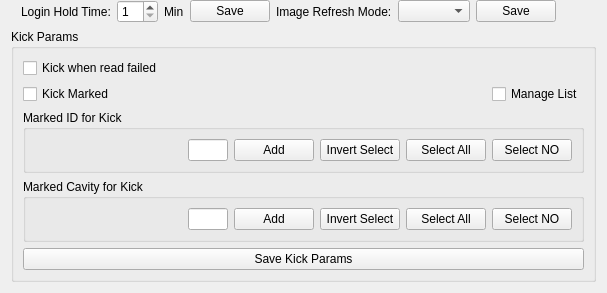
          <widget class="DHBaseWidget" name="widget_LoginHoldTime" native="true">
           <property name="sizePolicy">
            <sizepolicy hsizetype="Minimum" vsizetype="Preferred">
             <horstretch>0</horstretch>
             <verstretch>0</verstretch>
            </sizepolicy>
           </property>
           <layout class="QVBoxLayout" name="verticalLayout_13">
            <property name="topMargin">
             <number>0</number>
            </property>
            <item>
             <layout class="QVBoxLayout" name="namelayout_LoginHoldTime"/>
            </item>
            <item>
             <layout class="QHBoxLayout" name="horizontalLayout_18">
              <property name="leftMargin">
               <number>10</number>
              </property>
              <item>
               <widget class="QLabel" name="label_LoginHoldTime">
                <property name="text">
                 <string>Login Hold Time:</string>
                </property>
               </widget>
              </item>
              <item>
               <widget class="QSpinBox" name="spinBox_LoginHoldTime">
                <property name="minimum">
                 <number>1</number>
                </property>
                <property name="value">
                 <number>1</number>
                </property>
               </widget>
              </item>
              <item>
               <widget class="QLabel" name="label_minute_3">
                <property name="text">
                 <string>Min</string>
                </property>
               </widget>
              </item>
              <item>
               <widget class="QPushButton" name="btnSaveLoginHoldTime">
                <property name="text">
                 <string>Save</string>
                </property>
               </widget>
              </item>
              <item>
               <widget class="QLabel" name="label_LoginHoldTime_2">
                <property name="text">
                 <string>Image Refresh Mode:</string>
                </property>
               </widget>
              </item>
              <item>
               <widget class="QComboBox" name="comboBox"/>
              </item>
              <item>
               <widget class="QPushButton" name="pushButton_2">
                <property name="text">
                 <string>Save</string>
                </property>
               </widget>
              </item>
              <item>
               <spacer name="horizontalSpacer_11">
                <property name="orientation">
                 <enum>Qt::Horizontal</enum>
                </property>
                <property name="sizeHint" stdset="0">
                 <size>
                  <width>40</width>
                  <height>20</height>
                 </size>
                </property>
               </spacer>
              </item>
             </layout>
            </item>
            <item>
             <widget class="QGroupBox" name="gbxKickParams">
              <property name="title">
               <string>Kick Params</string>
              </property>
              <layout class="QVBoxLayout" name="verticalLayout_8">
               <item>
                <widget class="QCheckBox" name="cbtnKickFailed">
                 <property name="text">
                  <string>Kick when read failed</string>
                 </property>
                </widget>
               </item>
               <item>
                <layout class="QHBoxLayout" name="horizontalLayout_7">
                 <item>
                  <widget class="QCheckBox" name="cbtnKickMark">
                   <property name="text">
                    <string>Kick Marked</string>
                   </property>
                  </widget>
                 </item>
                 <item>
                  <spacer name="horizontalSpacer_8">
                   <property name="orientation">
                    <enum>Qt::Horizontal</enum>
                   </property>
                   <property name="sizeHint" stdset="0">
                    <size>
                     <width>40</width>
                     <height>20</height>
                    </size>
                   </property>
                  </spacer>
                 </item>
                 <item>
                  <widget class="QCheckBox" name="cbtnManageList">
                   <property name="toolTip">
                    <string>manage mode:click delete button to delete checed items</string>
                   </property>
                   <property name="statusTip">
                    <string/>
                   </property>
                   <property name="whatsThis">
                    <string/>
                   </property>
                   <property name="text">
                    <string>Manage List</string>
                   </property>
                  </widget>
                 </item>
                </layout>
               </item>
               <item>
                <widget class="QGroupBox" name="gbxMarkIDs">
                 <property name="title">
                  <string>Marked ID for Kick</string>
                 </property>
                 <layout class="QVBoxLayout" name="verticalLayout_5">
                  <item>
                   <layout class="QGridLayout" name="glayMardIDs"/>
                  </item>
                  <item>
                   <layout class="QHBoxLayout" name="horizontalLayout_4">
                    <item>
                     <spacer name="horizontalSpacer_6">
                      <property name="orientation">
                       <enum>Qt::Horizontal</enum>
                      </property>
                      <property name="sizeHint" stdset="0">
                       <size>
                        <width>40</width>
                        <height>20</height>
                       </size>
                      </property>
                     </spacer>
                    </item>
                    <item>
                     <widget class="QLineEdit" name="ledtID">
                      <property name="maximumSize">
                       <size>
                        <width>40</width>
                        <height>16777215</height>
                       </size>
                      </property>
                     </widget>
                    </item>
                    <item>
                     <widget class="QPushButton" name="btnIDAdd">
                      <property name="text">
                       <string>Add</string>
                      </property>
                     </widget>
                    </item>
                    <item>
                     <widget class="QPushButton" name="btnMarkIDInvSel">
                      <property name="text">
                       <string>Invert Select</string>
                      </property>
                     </widget>
                    </item>
                    <item>
                     <widget class="QPushButton" name="btnMarkIDSelAll">
                      <property name="text">
                       <string>Select All</string>
                      </property>
                     </widget>
                    </item>
                    <item>
                     <widget class="QPushButton" name="btnMarkIDSelNO">
                      <property name="text">
                       <string>Select NO</string>
                      </property>
                     </widget>
                    </item>
                   </layout>
                  </item>
                 </layout>
                </widget>
               </item>
               <item>
                <widget class="QGroupBox" name="gbxMarkCavity">
                 <property name="title">
                  <string>Marked Cavity for Kick</string>
                 </property>
                 <layout class="QVBoxLayout" name="verticalLayout_6">
                  <item>
                   <layout class="QGridLayout" name="glayMarkedCavity"/>
                  </item>
                  <item>
                   <layout class="QHBoxLayout" name="horizontalLayout_6">
                    <item>
                     <spacer name="horizontalSpacer_7">
                      <property name="orientation">
                       <enum>Qt::Horizontal</enum>
                      </property>
                      <property name="sizeHint" stdset="0">
                       <size>
                        <width>40</width>
                        <height>20</height>
                       </size>
                      </property>
                     </spacer>
                    </item>
                    <item>
                     <widget class="QLineEdit" name="ledtCavity">
                      <property name="maximumSize">
                       <size>
                        <width>40</width>
                        <height>16777215</height>
                       </size>
                      </property>
                     </widget>
                    </item>
                    <item>
                     <widget class="QPushButton" name="btnCaviAdd">
                      <property name="text">
                       <string>Add</string>
                      </property>
                     </widget>
                    </item>
                    <item>
                     <widget class="QPushButton" name="btnMarkCaviInvSel">
                      <property name="text">
                       <string>Invert Select</string>
                      </property>
                     </widget>
                    </item>
                    <item>
                     <widget class="QPushButton" name="btnMarkCaviSelAll">
                      <property name="text">
                       <string>Select All</string>
                      </property>
                     </widget>
                    </item>
                    <item>
                     <widget class="QPushButton" name="btnMarkCaviSelNO">
                      <property name="text">
                       <string>Select NO</string>
                      </property>
                     </widget>
                    </item>
                   </layout>
                  </item>
                 </layout>
                </widget>
               </item>
               <item>
                <widget class="QPushButton" name="btnSaveKickParam">
                 <property name="text">
                  <string>Save Kick Params</string>
                 </property>
                </widget>
               </item>
              </layout>
             </widget>
            </item>
           </layout>
          </widget>
